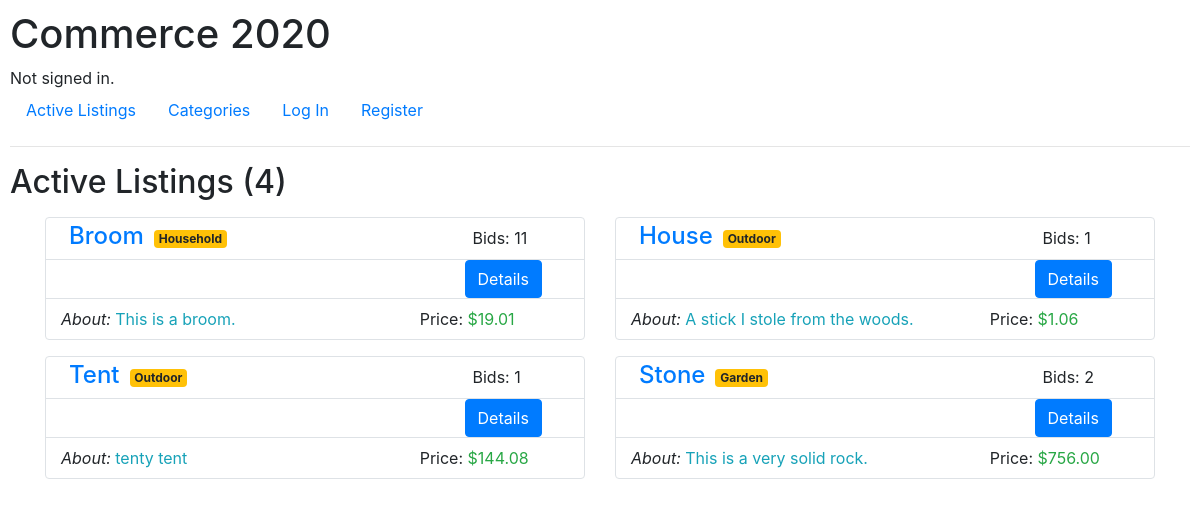
The page / on the database its author committed.
### auctions/models.py (models this page shows, shortened)
class Listing(models.Model):
    title = models.CharField(max_length=64, unique=True)
    description = models.CharField(max_length=512)
    imgurl = models.CharField(max_length=128)
    start_price = models.DecimalField(max_digits=12, decimal_places=2)
    closed = models.BooleanField(default=False, editable=False)
    bids = models.ManyToManyField('Bid', blank=True, related_name='listing_bids')
    user = models.ForeignKey(User, on_delete=models.CASCADE, null=True)
    category = models.ForeignKey(Category, on_delete=models.CASCADE)
    def __str__(self):
        return f"{self.title}"

class Category(models.Model):
    category = models.CharField(max_length=64)
    def __str__(self):
        return f"{self.category}"

class Bid(models.Model):
    user = models.ForeignKey(User, on_delete=models.CASCADE)
    bid_price = models.DecimalField(max_digits=12, decimal_places=2)
    listing = models.ForeignKey(Listing, on_delete=models.CASCADE)

### auctions/views.py (the view)
# urls.py: path("", views.IndexList.as_view() , name="index"),
class IndexList(ListView):
    model = Listing
    template_name = "auctions/index.html"

### auctions/context_processors.py (called while the page is built)
def get_current_year_to_context(request):
    current_datetime = datetime.datetime.now()
    return {
        'current_year': current_datetime.year
    }

def get_listings_count_to_context(request):
    return {
        "listings_count": Listing.objects.all().count()
    }

### auctions/templates/auctions/index.html (shortened to what this page needs)
{% extends "auctions/layout.html" %}
{% block body %}
    <h2>Active Listings ({{ listings_count }})</h2>
<div class="container">
    <div class="row">
{% for item in listing_list %}
<div class="container w-50 ml-0">
    <div class="card border my-2">
        <div class="container">
            <div class="row">
                <div class="col-9">
                    <div class="d-flex justify-content-start align-items-center">
                        <h4 class="ml-2 mt-1"><a href="/listings/{{ item.id }}">{{ item }}</a></h4>
                        <span class="badge badge-warning listing-badge">{{ item.category }}</span>
                    </div>
                </div>
                <div class="col-3">
                    <div class="d-flex justify-content-start align-items-center">
                        <p class="ml-2 mt-2 mb-0">Bids: {{ item.bids.count }}</p>
                    </div>
                </div>
            </div>
            <div class="row border-top">
                <div class="col-9">
                </div>
                <div class="col my-auto">
                    <a class="btn btn-primary" href="/listings/{{ item.id }}">Details</a>
                </div>
            </div>
            <div class="row border-top py-2">
                <div class="col-8 mt-2 my-auto">
                    <p class="d-inline"><i>About:</i></p> <p class="text-info d-inline">{{ item.description }}</p>
                </div>
                <div class="col-4 my-auto">
                    {% if item.bids.last %}
                    <p class="d-inline">Price:</p><p class="text-success d-inline"> ${{ item.bids.last.bid_price }} </p>
                    {% else %}
                    <p class="d-inline">Price:</p><p class="text-success d-inline"> ${{ item.start_price }} </p>
                    {% endif %}
                </div>
            </div>
        </div>
    </div>
</div>
{% endfor %}
</div>
</div>
{% endblock %}

### auctions/static/auctions/styles.css (style rules this page uses)
body { padding: 10px; }
.listing-badge { margin: 0 0 0 10px; }

### rows shown on the page
Listing: title "Broom", category "Household", bids.count "11", description "This is a broom.", bids.last.bid_price "19.01"
Listing: title "House", category "Outdoor", bids.count "1", description "A stick I stole from the woods.", bids.last.bid_price "1.06"
Listing: title "Tent", category "Outdoor", bids.count "1", description "tenty tent", bids.last.bid_price "144.08"
Listing: title "Stone", category "Garden", bids.count "2", description "This is a very solid rock.", bids.last.bid_price "756.00"

### other values the page prints
{{ listings_count }} "4"
